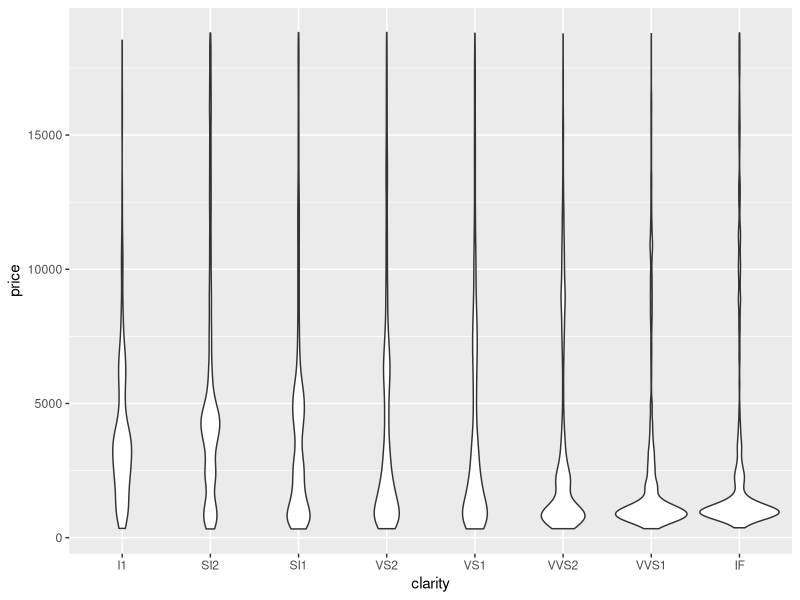
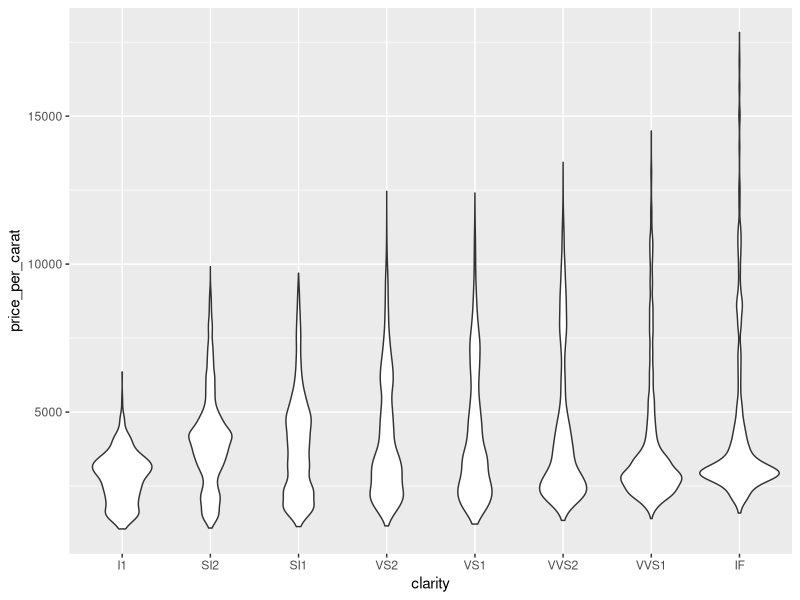
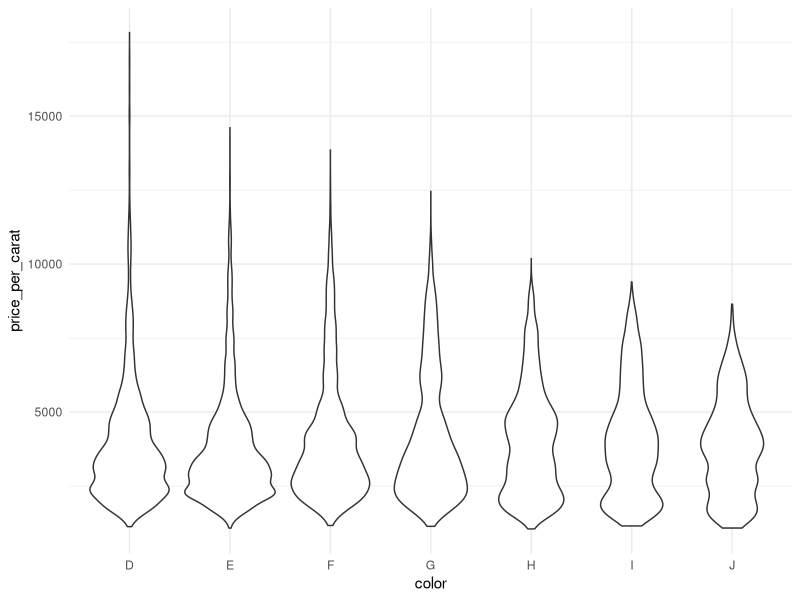
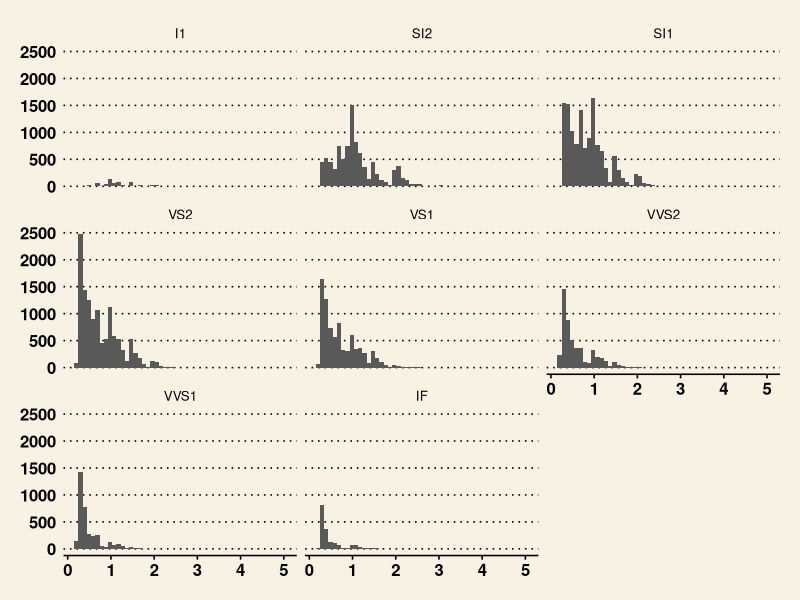
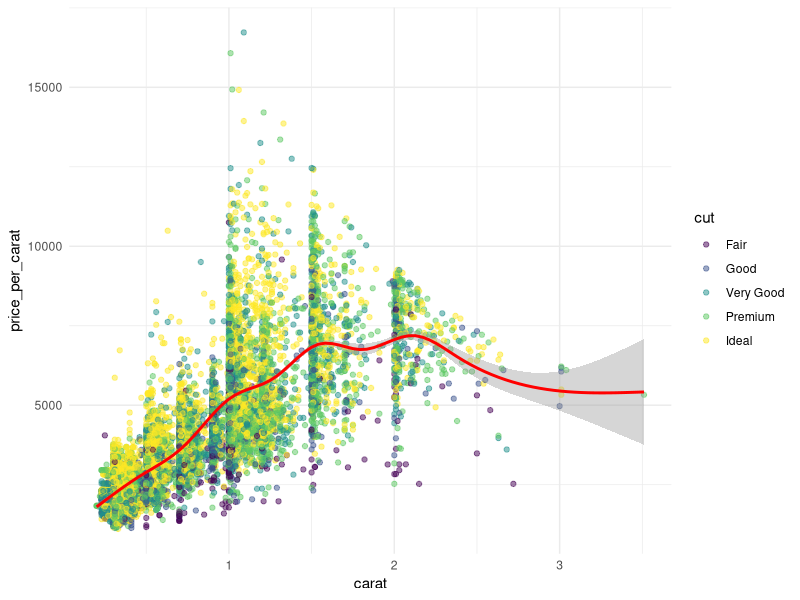
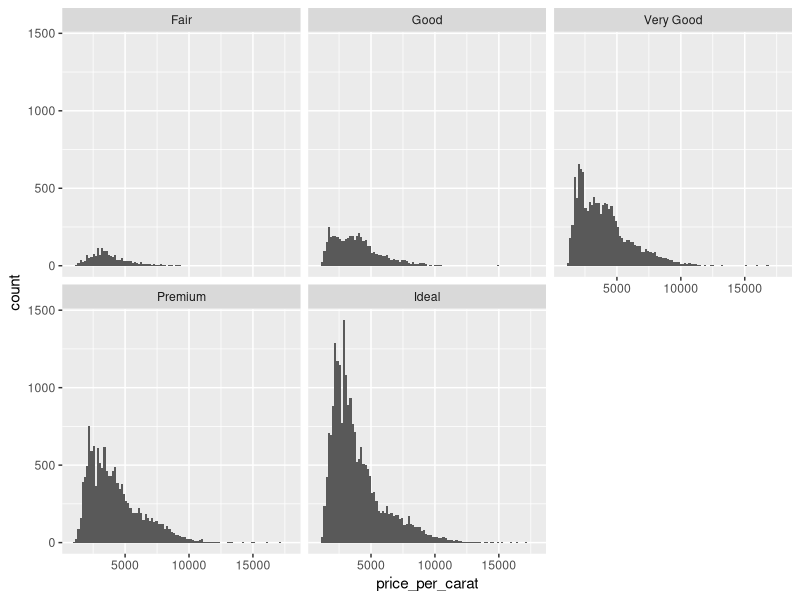

These figures' R source, in order:
## ---- chunk 1
library(ggplot2)
library(dplyr)
library(ggthemes)
## ---- chunk 2
# question1: price distribution by clarity 
  ggplot(diamonds,aes(clarity,price)) +
    geom_violin()
## ---- chunk 3
## calculate the price per carat of each diamonds
diamonds <- diamonds %>%
  mutate(price_per_carat = price/carat)

## build the violin chart again using clarity and price per carat
ggplot(diamonds,aes(clarity,price_per_carat)) +
  geom_violin()
## ---- chunk 4
# question2: price distribution by color
ggplot(diamonds,aes(color,price_per_carat)) + 
  geom_violin() +
  theme_minimal()
## ---- chunk 5
# question3: Relationship between clarity and size
ggplot(diamonds,aes(carat)) + 
  geom_histogram(bins=50) +
  facet_wrap(~clarity) + 
  theme_wsj()
## ---- chunk 6
# question4: Relationship between size and price per carat
ggplot(sample_frac(diamonds,0.2),
       aes(carat,price_per_carat,color=cut)) +
  geom_point(alpha=0.5) + 
  geom_smooth(col="red") +
  theme_minimal()
## ---- chunk 7
# question5: Most marketable price points
ggplot(diamonds,aes(price_per_carat)) +
  geom_histogram(bins=100) +
  facet_wrap(~cut)
